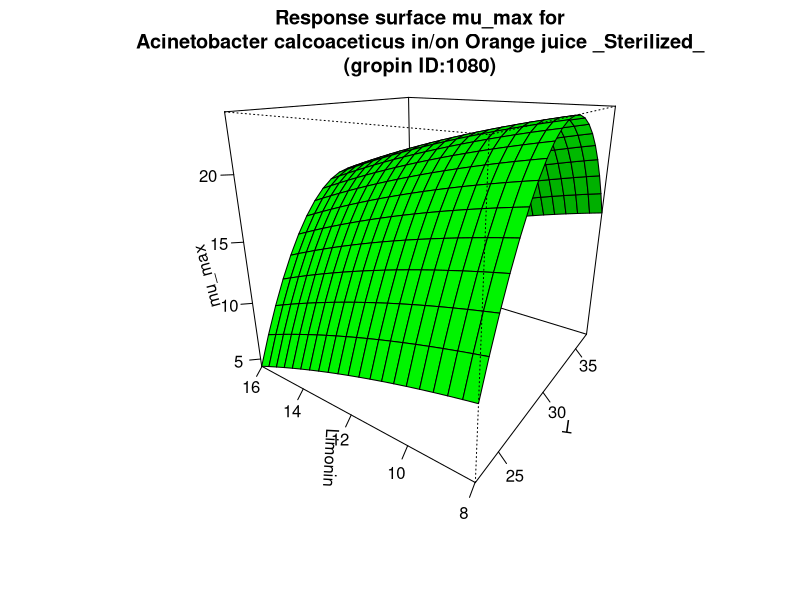

The R source for this figure:
#############################
# start of Parameter script
#############################
T <- seq(22.977022977023,37.037,length.out=21)
Limonin <- seq(7.99200799200799,16.016,length.out=21)
#############################
# end of Parameter script
#############################
############################# 
# start of Model script Gropin ID 1080 
#############################
 
# constant coefficients for this model
 
variables <- data.frame(T,Limonin)
argumentsPar <- expand.grid(variables)
 
# heart of the model
response_surface <- function(T,Limonin) {
   mumax <-(-191+ 14.04*T-0.227*(T^2)-0.029*(Limonin^2))

return(mumax=mumax)
} 

# output parameters
mumax <- cbind(argumentsPar,response_surface(argumentsPar['T'],argumentsPar['Limonin']))
colnames(mumax) <- c(colnames(argumentsPar),'mumax')
#############################
# End of Model script
#############################
############################# 
# start of Visualisation script Gropin ID 1080 
#############################
persp(T,Limonin,matrix(unlist(mumax$mumax),nrow=21),col = 'green',xlab='T',ylab='Limonin',zlab='mu_max',main='Response surface mu_max for
Acinetobacter calcoaceticus in/on Orange juice _Sterilized_
(gropin ID:1080)',theta=305,phi=20,shade=0.25,ticktype = 'detailed')
#############################
# End of Visualisation script
#############################
